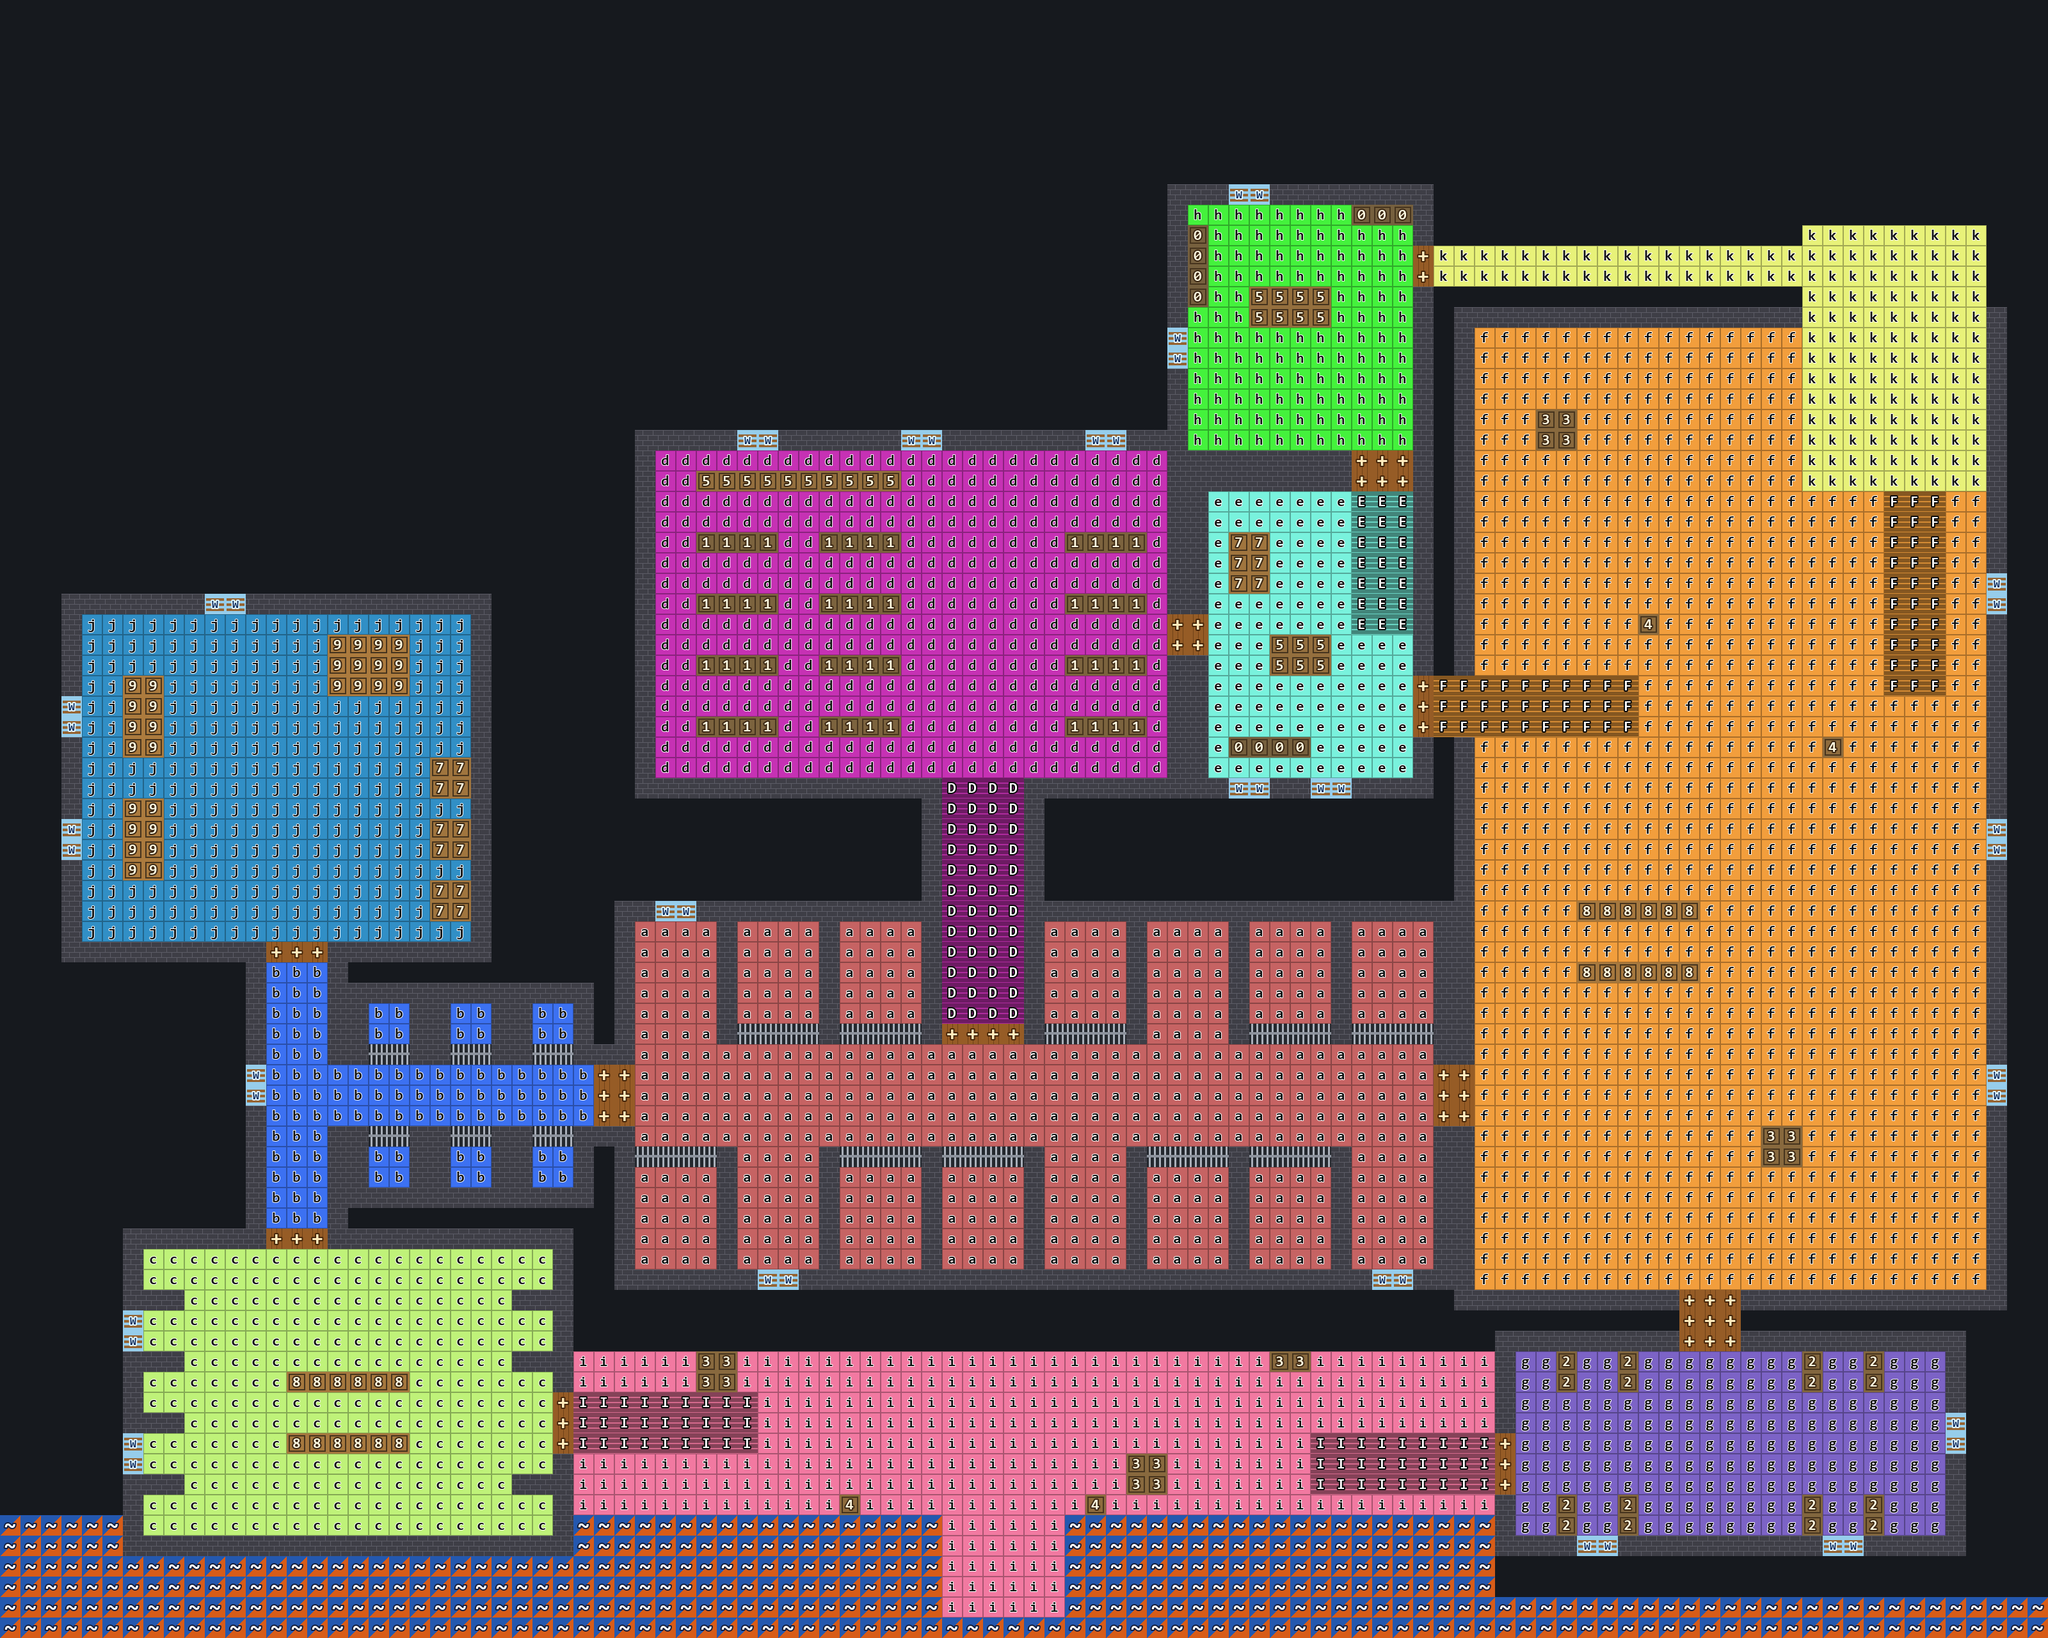

Rendered tile map (Tiled .tmx) drawn with the repository's tilesets; below, a short description and the map source with its tile grids summarised:
An orthogonal 100x80 tile map with 32x32 px tiles, 1 tile layer (mappa).

<map version="1.10" tiledversion="1.11.2" orientation="orthogonal" renderorder="right-down" width="100" height="80" tilewidth="32" tileheight="32" infinite="0" backgroundcolor="#16191e" nextlayerid="2" nextobjectid="1">
 <properties>
  <property name="zona a" value="Blocco C (quota 0)" />
  <property name="zona b" value="Isolamento (quota 0)" />
  <property name="zona c" value="Docce (quota 0)" />
  <property name="zona d" value="Mensa (quota 1.6)" />
  <property name="zona e" value="Cucina (quota 1.6)" />
  <property name="zona f" value="Cortile (quota 0)" />
  <property name="zona g" value="Infermeria (quota 0)" />
  <property name="zona h" value="Ufficio del direttore (quota 3.2)" />
  <property name="zona i" value="Molo (quota -2)" />
  <property name="zona j" value="Sala caldaie (quota 0)" />
  <property name="zona k" value="Passerella e torretta (quota 3.2)" />
 </properties>
 <tileset firstgid="1" source="tessere.tsx" />
 <layer id="1" name="mappa" width="100" height="80">
  <data>[8000 cells, 5061 non-empty, 29 distinct tile ids]</data>
 </layer>
</map>
